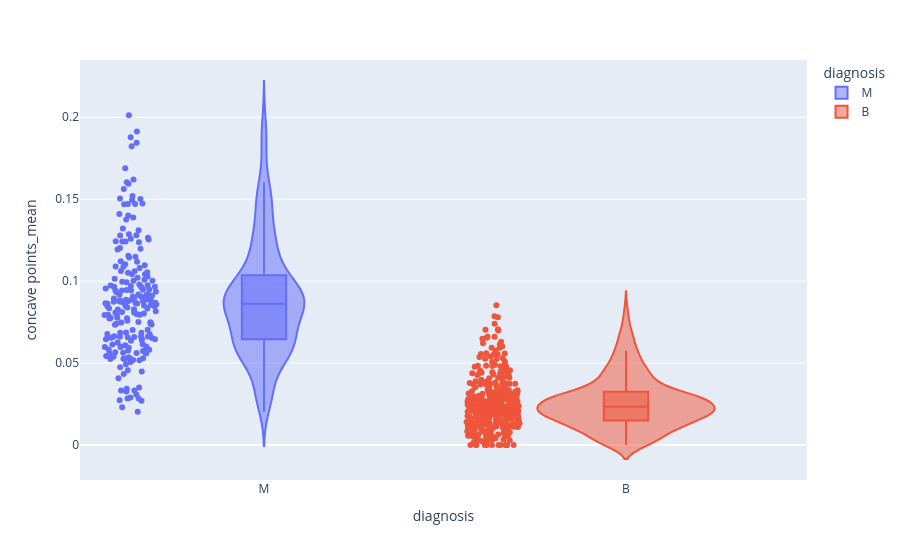

Notebook source saved alongside this figure:
### Markdown cell above
O grafico de violin nos mostra mais detalhes e os valores dos dados ao mover o cursor do mouse sobre a area plotada

### Code cell
import plotly_express as px

px.violin(dados,x="diagnosis",y="concave points_mean", color ="diagnosis",box=True, points="all")

### Figure 1 — Plotly figure (JSON) as saved in the notebook; plotly's stock layout.template omitted (floating-point values rounded to 4 significant figures; data arrays with more than 128 entries replaced by an {"elided": "..."} marker saying what was removed)
{"data": [{"alignmentgroup": "True", "box": {"visible": true}, "hovertemplate": "diagnosis=%{x}<br>concave points_mean=%{y}<extra></extra>", "legendgroup": "M", "marker": {"color": "#636efa"}, "name": "M", "offsetgroup": "M", "orientation": "v", "points": "all", "scalegroup": "True", "showlegend": true, "type": "violin", "x": {"elided": "212 str values"}, "x0": " ", "xaxis": "x", "y": {"elided": "212 float values"}, "y0": " ", "yaxis": "y"}, {"alignmentgroup": "True", "box": {"visible": true}, "hovertemplate": "diagnosis=%{x}<br>concave points_mean=%{y}<extra></extra>", "legendgroup": "B", "marker": {"color": "#EF553B"}, "name": "B", "offsetgroup": "B", "orientation": "v", "points": "all", "scalegroup": "True", "showlegend": true, "type": "violin", "x": {"elided": "357 str values"}, "x0": " ", "xaxis": "x", "y": {"elided": "357 float values"}, "y0": " ", "yaxis": "y"}], "layout": {"legend": {"title": {"text": "diagnosis"}, "tracegroupgap": 0}, "margin": {"t": 60}, "violinmode": "overlay", "xaxis": {"anchor": "y", "categoryarray": ["M", "B"], "categoryorder": "array", "domain": [0.0, 1.0], "title": {"text": "diagnosis"}}, "yaxis": {"anchor": "x", "domain": [0.0, 1.0], "title": {"text": "concave points_mean"}}}}
